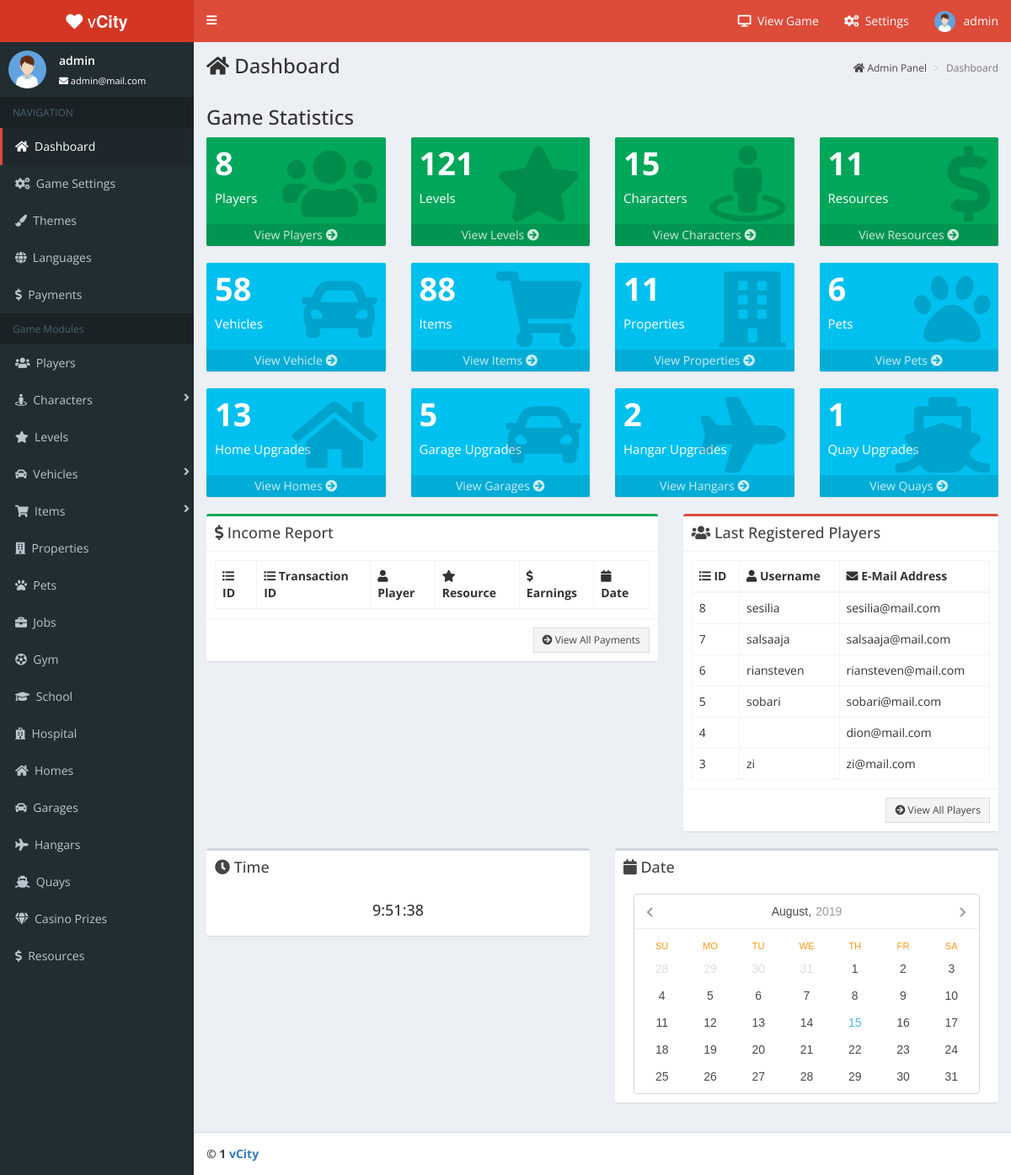
Screenshot of /admin/dashboard.php (signed in) with the database file from the repository.
### tables this page shows
CREATE TABLE `players` (
  `id` int(11) NOT NULL,
  `username` varchar(255) NOT NULL,
  `password` varchar(255) NOT NULL,
  `email` varchar(255) NOT NULL,
  `avatar` varchar(255) NOT NULL DEFAULT 'images/icons/default-avatar.jpg',
  `role` varchar(255) NOT NULL DEFAULT 'Player',
  `level` int(11) NOT NULL DEFAULT '1',
  `money` int(11) NOT NULL DEFAULT '1500',
  `gold` int(11) NOT NULL DEFAULT '20',
  `diamond` int(11) NOT NULL DEFAULT '0',
  `respect` int(11) NOT NULL DEFAULT '0',
  `health` int(11) NOT NULL DEFAULT '100',
  `energy` int(11) NOT NULL DEFAULT '100',
  `power` int(11) NOT NULL DEFAULT '0',
  `agility` int(11) NOT NULL DEFAULT '0',
  `endurance` int(11) NOT NULL DEFAULT '0',
  `intelligence` int(11) NOT NULL DEFAULT '0',
  `character_id` int(11) NOT NULL DEFAULT '0',
  `home_id` int(11) NOT NULL DEFAULT '1',
  `garage_id` int(11) NOT NULL DEFAULT '0',
  `hangar_id` int(11) NOT NULL DEFAULT '0',
  `quay_id` int(11) NOT NULL DEFAULT '0',
  `bank` int(11) NOT NULL DEFAULT '0',
  `spins` int(11) NOT NULL DEFAULT '2',
  `theme` int(11) NOT NULL DEFAULT '1',
  `language` varchar(255) NOT NULL,
  `timeonline` varchar(255) NOT NULL
);

### admin/dashboard.php (the view, shortened to what the rows shown need)
<?php
require("core.php");
head();
?>
<div class="content-wrapper">
			<div id="content-container">
				<section class="content-header">
    			  <h1><i class="fas fa-home"></i> Dashboard</h1>
    			</section>
				<section class="content">
				<div class="row">
				<div class="col-md-7">
				     <div class="box box-success">
            <div class="box-body">
              <div class="table-responsive">
                <table class="table table-bordered table-hover no-margin">
                  <thead>
                  <tr>
				    <th><i class="fas fa-list-ul"></i> ID</th>
                    <th><i class="fas fa-list-ul"></i> Transaction ID</th>
                    <th><i class="fas fa-user"></i> Player</th>
                    <th><i class="fas fa-star"></i> Resource</th>
					<th><i class="fas fa-dollar-sign"></i> Earnings</th>
                    <th><i class="fas fa-calendar"></i> Date</th>
                  </tr>
                  </thead>
                </table>
              </div>
            </div>
          </div>
		  </div>
		  <div class="col-md-5">
				     <div class="box box-danger">
            <div class="box-body">
              <div class="table-responsive">
                <table class="table table-bordered table-hover no-margin">
                  <thead>
                  <tr>
                    <th><i class="fas fa-list-ul"></i> ID</th>
                    <th><i class="fas fa-user"></i> Username</th>
					<th><i class="fas fa-envelope"></i> E-Mail Address</th>
                  </tr>
                  </thead>
                  <tbody>
<?php
$sqlua = mysqli_query($connect, "SELECT * FROM `players` ORDER BY id DESC LIMIT 6");
while ($rowua = mysqli_fetch_assoc($sqlua)) {
    echo '
                  <tr>
                    <td>' . $rowua['id'] . '</td>
                    <td>' . $rowua['username'] . '</td>
					<td>' . $rowua['email'] . '</td>
                  </tr>
';
}
?>
                  </tbody>
                </table>
              </div>
            </div>
          </div>
		  </div>
				</div>
				</div>
			</div>
<?php
footer();
?>

### admin/core.php (shortened to what the rows shown need)
<?php
function head()
{
    include '../config.php';
?>
<!DOCTYPE html>
<html>
<head>
    <link href="https://maxcdn.bootstrapcdn.com/bootstrap/3.3.7/css/bootstrap.min.css" rel="stylesheet">
    <link rel="stylesheet" href="assets/css/red-skin.min.css">
    <link href="https://use.fontawesome.com/releases/v5.0.6/css/all.css" rel="stylesheet">
    <link href="assets/css/admin.min.css" rel="stylesheet">
    <link href="assets/plugins/datatables/datatables.min.css" rel="stylesheet">
    <link href="assets/plugins/datepicker/datepicker.min.css" rel="stylesheet">
</head>
<body class="hold-transition skin-red sidebar-mini" onload="startTime()">
<div class="wrapper">
<?php
    $uname = $_SESSION['username'];
    $suser = mysqli_query($connect, "SELECT * FROM `players` WHERE username='$uname' AND role='Admin'");
    $urow  = mysqli_fetch_array($suser);
?>
  <aside class="main-sidebar">
    <section class="sidebar">
      <div class="user-panel">
        <div class="pull-left info">
          <p><?php
    echo $_SESSION['username'];
?></p>
          <a href="#"><i class="fas fa-envelope"></i> <?php
    echo $urow['email'];
?></a>
        </div>
      </div>
    </section>
  </aside>
<?php
}
function footer()
{
?>
</div>
</body>
</html>
<?php
}
?>

### rows the page displays
players: email "admin@mail.com"
players: id "8", username "sesilia", email "sesilia@mail.com"
players: id "7", username "salsaaja", email "salsaaja@mail.com"
players: id "6", username "riansteven", email "riansteven@mail.com"
players: id "5", username "sobari", email "sobari@mail.com"
players: id "4", email "dion@mail.com"
players: id "3", username "zi", email "zi@mail.com"

### other values shown
$_SESSION['username'] "admin"
$count "8"
$count2 "121"
$count3 "15"
$count16 "11"
$count4 "58"
$count5 "88"
$count6 "11"
$count7 "6"
$count12 "13"
$count13 "5"
$count14 "2"
$count15 "1"
date_default_timezone_set("Asia/Jakarta") "1"
